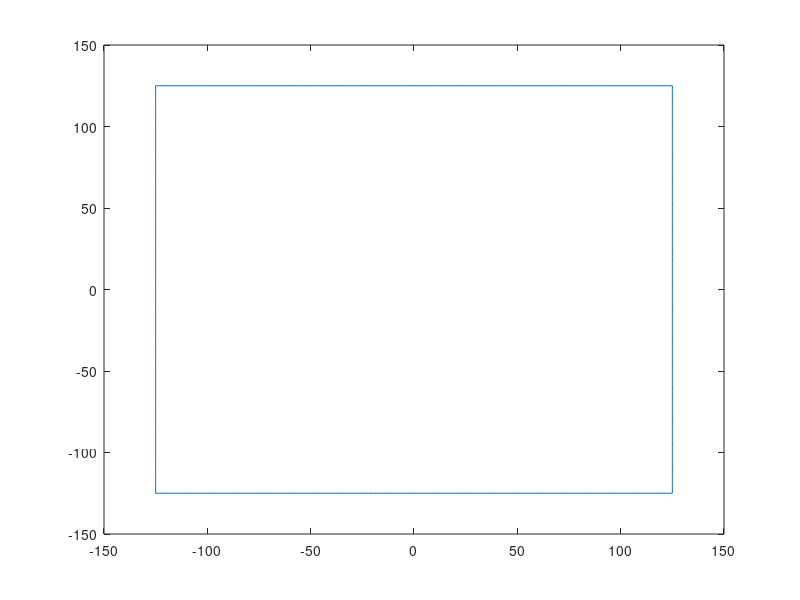

MATLAB code for this plot: (Note: this script raises an error after producing the figure.)
%% Square gait

clc
clear
close all

%%

% Leg lengths
L1 = 50;
L2 = 150;

% Gait frequency
f = 0.5; % Hz

% Number of points on trajectory
N = 500;

% Publish rate (for config)
publish_rate = f * N

% Square dimensions
width = 250;
height = 250;
y_offset = 0;

top = [linspace(-width/2, width/2, N/4);
     linspace(height/2 + y_offset, height/2 + y_offset, N/4);
     zeros(1,N/4)];
right = [linspace(width/2, width/2, N/4);
     linspace(height/2 + y_offset, -height/2 + y_offset, N/4);
     zeros(1,N/4)];
bottom = [linspace(width/2, -width/2, N/4);
     linspace(-height/2 + y_offset, -height/2 + y_offset, N/4);
     zeros(1,N/4)];
left = [linspace(-width/2, -width/2, N/4);
     linspace(-height/2 + y_offset, height/2 + y_offset, N/4);
     zeros(1,N/4)];
 
%square = [top, right, bottom, left];
square = [bottom, left, top, right];

figure
plot(square(1,:), square(2,:));

writematrix(square.', '../gait_publisher/gaits/square-test.csv', 'Delimiter', ',')